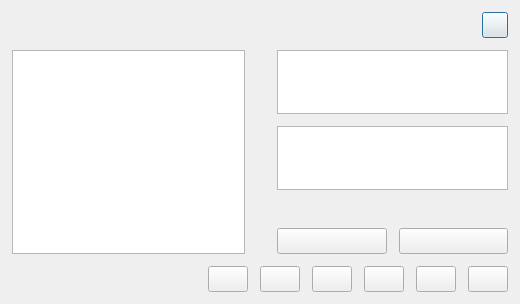
<?xml version="1.0" encoding="UTF-8"?>
<ui version="4.0">
    <class>RaptorUpload</class>
    <widget class="QDialog" name="RaptorUpload">
        <property name="geometry">
            <rect>
                <x>0</x>
                <y>0</y>
                <width>520</width>
                <height>304</height>
            </rect>
        </property>
        <property name="sizePolicy">
            <sizepolicy hsizetype="Preferred" vsizetype="Preferred">
                <horstretch>0</horstretch>
                <verstretch>0</verstretch>
            </sizepolicy>
        </property>
        <property name="minimumSize">
            <size>
                <width>520</width>
                <height>304</height>
            </size>
        </property>
        <property name="maximumSize">
            <size>
                <width>520</width>
                <height>304</height>
            </size>
        </property>
        <property name="windowTitle">
            <string>Form</string>
        </property>
        <layout class="QHBoxLayout" name="_UploadLayout">
            <property name="spacing">
                <number>0</number>
            </property>
            <property name="leftMargin">
                <number>0</number>
            </property>
            <property name="topMargin">
                <number>0</number>
            </property>
            <property name="rightMargin">
                <number>0</number>
            </property>
            <property name="bottomMargin">
                <number>0</number>
            </property>
            <item>
                <widget class="QWidget" name="_Stage" native="true">
                    <property name="sizePolicy">
                        <sizepolicy hsizetype="Fixed" vsizetype="Expanding">
                            <horstretch>0</horstretch>
                            <verstretch>0</verstretch>
                        </sizepolicy>
                    </property>
                    <property name="minimumSize">
                        <size>
                            <width>520</width>
                            <height>304</height>
                        </size>
                    </property>
                    <property name="maximumSize">
                        <size>
                            <width>520</width>
                            <height>304</height>
                        </size>
                    </property>
                    <property name="styleSheet">
                        <string notr="true"/>
                    </property>
                    <layout class="QVBoxLayout" name="_StageLayout">
                        <property name="spacing">
                            <number>0</number>
                        </property>
                        <property name="leftMargin">
                            <number>0</number>
                        </property>
                        <property name="topMargin">
                            <number>0</number>
                        </property>
                        <property name="rightMargin">
                            <number>0</number>
                        </property>
                        <property name="bottomMargin">
                            <number>0</number>
                        </property>
                        <item>
                            <widget class="QWidget" name="_Header" native="true">
                                <property name="minimumSize">
                                    <size>
                                        <width>0</width>
                                        <height>50</height>
                                    </size>
                                </property>
                                <property name="maximumSize">
                                    <size>
                                        <width>16777215</width>
                                        <height>50</height>
                                    </size>
                                </property>
                                <property name="styleSheet">
                                    <string notr="true"/>
                                </property>
                                <layout class="QHBoxLayout" name="_HeaderLayout">
                                    <property name="spacing">
                                        <number>0</number>
                                    </property>
                                    <property name="leftMargin">
                                        <number>12</number>
                                    </property>
                                    <property name="topMargin">
                                        <number>0</number>
                                    </property>
                                    <property name="rightMargin">
                                        <number>12</number>
                                    </property>
                                    <property name="bottomMargin">
                                        <number>0</number>
                                    </property>
                                    <item>
                                        <widget class="QLabel" name="_Title">
                                            <property name="styleSheet">
                                                <string notr="true"/>
                                            </property>
                                            <property name="text">
                                                <string/>
                                            </property>
                                        </widget>
                                    </item>
                                    <item>
                                        <spacer name="_HeaderSpacer">
                                            <property name="orientation">
                                                <enum>Qt::Horizontal</enum>
                                            </property>
                                            <property name="sizeHint" stdset="0">
                                                <size>
                                                    <width>40</width>
                                                    <height>20</height>
                                                </size>
                                            </property>
                                        </spacer>
                                    </item>
                                    <item>
                                        <widget class="QPushButton" name="_Close">
                                            <property name="minimumSize">
                                                <size>
                                                    <width>26</width>
                                                    <height>26</height>
                                                </size>
                                            </property>
                                            <property name="maximumSize">
                                                <size>
                                                    <width>26</width>
                                                    <height>26</height>
                                                </size>
                                            </property>
                                            <property name="styleSheet">
                                                <string notr="true"/>
                                            </property>
                                            <property name="text">
                                                <string/>
                                            </property>
                                            <property name="iconSize">
                                                <size>
                                                    <width>16</width>
                                                    <height>16</height>
                                                </size>
                                            </property>
                                        </widget>
                                    </item>
                                </layout>
                            </widget>
                        </item>
                        <item>
                            <widget class="QWidget" name="_Body" native="true">
                                <layout class="QHBoxLayout" name="_BodyLayout">
                                    <property name="spacing">
                                        <number>0</number>
                                    </property>
                                    <property name="leftMargin">
                                        <number>12</number>
                                    </property>
                                    <property name="topMargin">
                                        <number>0</number>
                                    </property>
                                    <property name="rightMargin">
                                        <number>12</number>
                                    </property>
                                    <property name="bottomMargin">
                                        <number>0</number>
                                    </property>
                                    <item>
                                        <widget class="QSplitter" name="_Splitter">
                                            <property name="orientation">
                                                <enum>Qt::Horizontal</enum>
                                            </property>
                                            <property name="handleWidth">
                                                <number>1</number>
                                            </property>
                                            <property name="childrenCollapsible">
                                                <bool>false</bool>
                                            </property>
                                            <widget class="QTableView" name="_ItemView"/>
                                            <widget class="QWidget" name="_ItemAttributePanel" native="true">
                                                <layout class="QGridLayout" name="_ItemAttributePanelLayout">
                                                    <property name="leftMargin">
                                                        <number>12</number>
                                                    </property>
                                                    <property name="topMargin">
                                                        <number>0</number>
                                                    </property>
                                                    <property name="rightMargin">
                                                        <number>0</number>
                                                    </property>
                                                    <property name="bottomMargin">
                                                        <number>0</number>
                                                    </property>
                                                    <property name="spacing">
                                                        <number>12</number>
                                                    </property>
                                                    <item row="0" column="0">
                                                        <widget class="QLabel" name="_ItemNameTip">
                                                            <property name="text">
                                                                <string/>
                                                            </property>
                                                            <property name="alignment">
                                                                <set>Qt::AlignRight|Qt::AlignTop|Qt::AlignTrailing</set>
                                                            </property>
                                                        </widget>
                                                    </item>
                                                    <item row="0" column="1">
                                                        <widget class="QTextEdit" name="_ItemName">
                                                            <property name="readOnly">
                                                                <bool>true</bool>
                                                            </property>
                                                        </widget>
                                                    </item>
                                                    <item row="1" column="0">
                                                        <widget class="QLabel" name="_ItemPathTip">
                                                            <property name="text">
                                                                <string/>
                                                            </property>
                                                            <property name="alignment">
                                                                <set>Qt::AlignRight|Qt::AlignTop|Qt::AlignTrailing</set>
                                                            </property>
                                                        </widget>
                                                    </item>
                                                    <item row="1" column="1">
                                                        <widget class="QTextEdit" name="_ItemPath">
                                                            <property name="readOnly">
                                                                <bool>true</bool>
                                                            </property>
                                                        </widget>
                                                    </item>
                                                    <item row="2" column="0">
                                                        <widget class="QLabel" name="_ItemSizeTip">
                                                            <property name="text">
                                                                <string/>
                                                            </property>
                                                            <property name="alignment">
                                                                <set>Qt::AlignRight|Qt::AlignTrailing|Qt::AlignVCenter</set>
                                                            </property>
                                                        </widget>
                                                    </item>
                                                    <item row="2" column="1">
                                                        <widget class="QLabel" name="_ItemSize">
                                                            <property name="text">
                                                                <string/>
                                                            </property>
                                                        </widget>
                                                    </item>
                                                    <item row="3" column="1">
                                                        <widget class="QWidget" name="_ItemControlPanel" native="true">
                                                            <layout class="QGridLayout" name="_ItemControlPanelLayout">
                                                                <property name="leftMargin">
                                                                    <number>0</number>
                                                                </property>
                                                                <property name="topMargin">
                                                                    <number>0</number>
                                                                </property>
                                                                <property name="rightMargin">
                                                                    <number>0</number>
                                                                </property>
                                                                <property name="bottomMargin">
                                                                    <number>0</number>
                                                                </property>
                                                                <property name="spacing">
                                                                    <number>12</number>
                                                                </property>
                                                                <item row="0" column="1">
                                                                    <widget class="QPushButton" name="_ItemDelete">
                                                                        <property name="minimumSize">
                                                                            <size>
                                                                                <width>0</width>
                                                                                <height>26</height>
                                                                            </size>
                                                                        </property>
                                                                        <property name="maximumSize">
                                                                            <size>
                                                                                <width>16777215</width>
                                                                                <height>26</height>
                                                                            </size>
                                                                        </property>
                                                                        <property name="styleSheet">
                                                                            <string notr="true"/>
                                                                        </property>
                                                                        <property name="text">
                                                                            <string/>
                                                                        </property>
                                                                    </widget>
                                                                </item>
                                                                <item row="0" column="0">
                                                                    <widget class="QPushButton" name="_ItemLocate">
                                                                        <property name="minimumSize">
                                                                            <size>
                                                                                <width>0</width>
                                                                                <height>26</height>
                                                                            </size>
                                                                        </property>
                                                                        <property name="maximumSize">
                                                                            <size>
                                                                                <width>16777215</width>
                                                                                <height>26</height>
                                                                            </size>
                                                                        </property>
                                                                        <property name="styleSheet">
                                                                            <string notr="true"/>
                                                                        </property>
                                                                        <property name="text">
                                                                            <string/>
                                                                        </property>
                                                                    </widget>
                                                                </item>
                                                            </layout>
                                                        </widget>
                                                    </item>
                                                </layout>
                                            </widget>
                                        </widget>
                                    </item>
                                </layout>
                            </widget>
                        </item>
                        <item>
                            <widget class="QWidget" name="_Footer" native="true">
                                <property name="minimumSize">
                                    <size>
                                        <width>0</width>
                                        <height>0</height>
                                    </size>
                                </property>
                                <property name="maximumSize">
                                    <size>
                                        <width>16777215</width>
                                        <height>16777215</height>
                                    </size>
                                </property>
                                <property name="styleSheet">
                                    <string notr="true"/>
                                </property>
                                <layout class="QHBoxLayout" name="_FooterLayout">
                                    <property name="spacing">
                                        <number>12</number>
                                    </property>
                                    <property name="leftMargin">
                                        <number>12</number>
                                    </property>
                                    <property name="topMargin">
                                        <number>12</number>
                                    </property>
                                    <property name="rightMargin">
                                        <number>12</number>
                                    </property>
                                    <property name="bottomMargin">
                                        <number>12</number>
                                    </property>
                                    <item>
                                        <spacer name="_FooterSpacer">
                                            <property name="orientation">
                                                <enum>Qt::Horizontal</enum>
                                            </property>
                                            <property name="sizeHint" stdset="0">
                                                <size>
                                                    <width>40</width>
                                                    <height>20</height>
                                                </size>
                                            </property>
                                        </spacer>
                                    </item>
                                    <item>
                                        <widget class="QPushButton" name="_Add">
                                            <property name="minimumSize">
                                                <size>
                                                    <width>0</width>
                                                    <height>26</height>
                                                </size>
                                            </property>
                                            <property name="maximumSize">
                                                <size>
                                                    <width>16777215</width>
                                                    <height>26</height>
                                                </size>
                                            </property>
                                            <property name="styleSheet">
                                                <string notr="true"/>
                                            </property>
                                            <property name="text">
                                                <string/>
                                            </property>
                                        </widget>
                                    </item>
                                    <item>
                                        <widget class="QPushButton" name="_AddDir">
                                            <property name="minimumSize">
                                                <size>
                                                    <width>0</width>
                                                    <height>26</height>
                                                </size>
                                            </property>
                                            <property name="maximumSize">
                                                <size>
                                                    <width>16777215</width>
                                                    <height>26</height>
                                                </size>
                                            </property>
                                            <property name="text">
                                                <string/>
                                            </property>
                                        </widget>
                                    </item>
                                    <item>
                                        <widget class="QPushButton" name="_Delete">
                                            <property name="minimumSize">
                                                <size>
                                                    <width>0</width>
                                                    <height>26</height>
                                                </size>
                                            </property>
                                            <property name="maximumSize">
                                                <size>
                                                    <width>16777215</width>
                                                    <height>26</height>
                                                </size>
                                            </property>
                                            <property name="text">
                                                <string/>
                                            </property>
                                        </widget>
                                    </item>
                                    <item>
                                        <widget class="QPushButton" name="_Clear">
                                            <property name="sizePolicy">
                                                <sizepolicy hsizetype="Minimum" vsizetype="Fixed">
                                                    <horstretch>0</horstretch>
                                                    <verstretch>0</verstretch>
                                                </sizepolicy>
                                            </property>
                                            <property name="minimumSize">
                                                <size>
                                                    <width>0</width>
                                                    <height>26</height>
                                                </size>
                                            </property>
                                            <property name="maximumSize">
                                                <size>
                                                    <width>16777215</width>
                                                    <height>26</height>
                                                </size>
                                            </property>
                                            <property name="styleSheet">
                                                <string notr="true"/>
                                            </property>
                                            <property name="text">
                                                <string/>
                                            </property>
                                        </widget>
                                    </item>
                                    <item>
                                        <widget class="QPushButton" name="_Cancel">
                                            <property name="sizePolicy">
                                                <sizepolicy hsizetype="Minimum" vsizetype="Fixed">
                                                    <horstretch>0</horstretch>
                                                    <verstretch>0</verstretch>
                                                </sizepolicy>
                                            </property>
                                            <property name="minimumSize">
                                                <size>
                                                    <width>0</width>
                                                    <height>26</height>
                                                </size>
                                            </property>
                                            <property name="maximumSize">
                                                <size>
                                                    <width>16777215</width>
                                                    <height>26</height>
                                                </size>
                                            </property>
                                            <property name="styleSheet">
                                                <string notr="true"/>
                                            </property>
                                            <property name="text">
                                                <string/>
                                            </property>
                                        </widget>
                                    </item>
                                    <item>
                                        <widget class="QPushButton" name="_OK">
                                            <property name="sizePolicy">
                                                <sizepolicy hsizetype="Minimum" vsizetype="Fixed">
                                                    <horstretch>0</horstretch>
                                                    <verstretch>0</verstretch>
                                                </sizepolicy>
                                            </property>
                                            <property name="minimumSize">
                                                <size>
                                                    <width>0</width>
                                                    <height>26</height>
                                                </size>
                                            </property>
                                            <property name="maximumSize">
                                                <size>
                                                    <width>16777215</width>
                                                    <height>26</height>
                                                </size>
                                            </property>
                                            <property name="styleSheet">
                                                <string notr="true"/>
                                            </property>
                                            <property name="text">
                                                <string/>
                                            </property>
                                        </widget>
                                    </item>
                                </layout>
                            </widget>
                        </item>
                    </layout>
                </widget>
            </item>
        </layout>
    </widget>
    <resources/>
    <connections/>
</ui>
